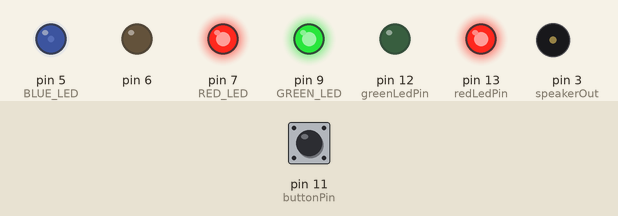
Simulated run of this sketch. Board: Arduino Uno, built with avr-gcc and run on an emulated ATmega328P. On the bench: output pins drawn as LEDs (lit = HIGH), buzzer (waves = sounding). Dashed ring = blinking. The test bench sets the inputs (shaded band); at power-on: pin 11 (buttonPin) HIGH. Random numbers use the default seed unless the sketch sets one; pins used as bus, display or sensor lines are not drawn; what the sketch prints to the serial monitor is not drawn.

Above: at 1.2 s.
1.3 s: pin 11 (buttonPin) pulled LOW for 3.2 s
At 3.1 s:
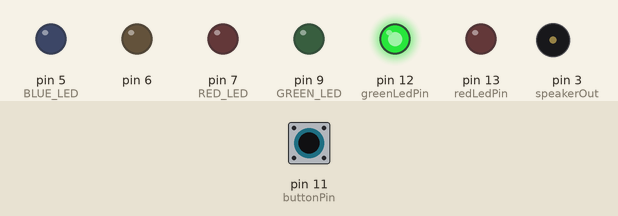
6.4 s: pin 11 (buttonPin) pulled LOW for 1 s
At 9.5 s:
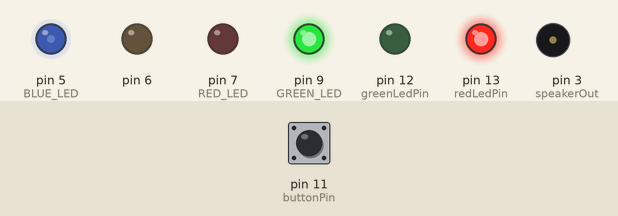
12.4 s: pin 11 (buttonPin) pulled LOW for 0.2 s
At 12.84 s:
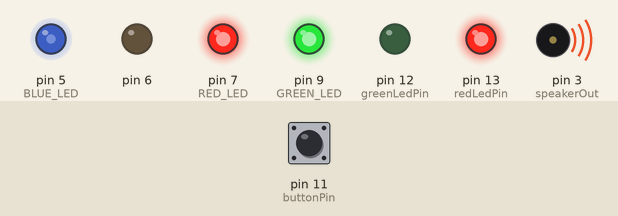
15.6 s: pin 11 (buttonPin) pulled LOW for 0.2 s
At 16.7 s:
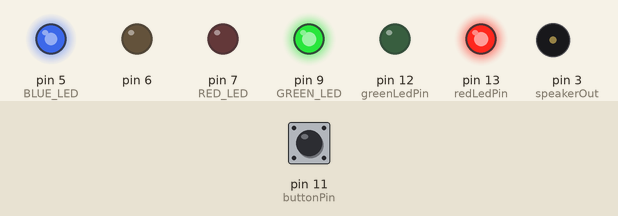
18.8 s: pin 11 (buttonPin) pulsed LOW 5 times (0.12 s each, 0.3 s apart)
At 19.76 s:
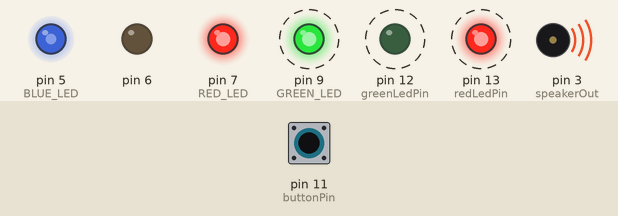
24.8 s: pin 11 (buttonPin) pulled LOW for 1 s
At 26.9 s:
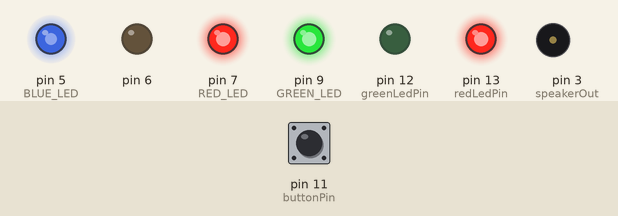
Timing chart, 0 to 46.1 s (numbered marks = the images above; inputs shaded):
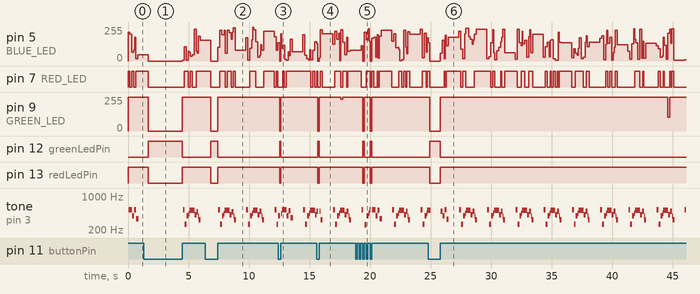

Measured:
- after the input at 1.3 s, pin 9 (GREEN_LED): 255/255 → 0/255 after 0.38 s, → 255/255 2.8 s later; pin 12 (greenLedPin): LOW → HIGH after 0.38 s, → LOW 2.8 s later; pin 13 (redLedPin): HIGH → LOW after 0.38 s, → HIGH 2.8 s later
- after the input at 6.4 s, pin 9 (GREEN_LED): 255/255 → 0/255 after 0.43 s, → 255/255 0.57 s later; pin 12 (greenLedPin): LOW → HIGH after 0.43 s, → LOW 0.57 s later; pin 13 (redLedPin): HIGH → LOW after 0.43 s, → HIGH 0.57 s later
- after the input at 12.4 s, pin 9 (GREEN_LED): 255/255 → 0/255 after 0.15 s, → 255/255 0.05 s later; pin 12 (greenLedPin): LOW → HIGH after 0.15 s, → LOW 0.05 s later; pin 13 (redLedPin): HIGH → LOW after 0.15 s, → HIGH 0.05 s later
- after the input at 15.6 s, pin 12 (greenLedPin): LOW → HIGH after 0.06 s, → LOW 0.14 s later; pin 13 (redLedPin): HIGH → LOW after 0.06 s, → HIGH 0.14 s later
- after the input at 18.8 s, pin 9 (GREEN_LED): alternates 255/255 for 0.49 s and 0/255 for 0.11 s, 4 changes in all, then stays 255/255, starting after 0.61 s; pin 12 (greenLedPin): alternates HIGH for 0.11 s and LOW for 0.49 s, 4 changes in all, then stays LOW, starting after 0.61 s
- after the input at 24.8 s, pin 12 (greenLedPin): LOW → HIGH after 0.15 s, → LOW 0.85 s later; pin 13 (redLedPin): HIGH → LOW after 0.15 s, → HIGH 0.85 s later
- by itself, tone on pin 3 (speakerOut): plays 487 Hz for 0.16 s, 390 Hz for 0.16 s, 520 Hz for 0.16 s, 333 Hz for 0.16 s, 520 Hz for 0.16 s, 260 Hz for 0.16 s … (77 notes in this stretch)

The sketch:

RaveFridge.ino
```cpp
int RED_LED = 7;
int BLUE_LED = 5;
int GREEN_LED = 9;

int brightness = 255;
int gBright = 0;
int rBright = 0;
int bBright = 0;

int fadeSpeed = 5;

int buttonPin = 11;// the number of the pushbutton pin
int greenLedPin = 12;
int redLedPin = 13; // the number of the LED pin

int speakerOut = 3;

// variables will change:
int buttonState = 0; // variable for reading the pushbutton status

bool lightsOn = false;

//Tones
#define c 3830    // 261 Hz
#define d 3400    // 294 Hz
#define e 3038    // 329 Hz
#define f 2864    // 349 Hz
#define g 2550    // 392 Hz
#define a 2272    // 440 Hz
#define b 2028    // 493 Hz
#define C 1912    // 523 Hz
// Define a special note, 'R', to represent a rest
#define  R     0

int melody[] = {  C,  b,  g,  C,  b,   e,  R,  C,  c,  g, a, C };
int beats[]  = { 16, 16, 16,  8,  8,  16, 32, 16, 16, 16, 8, 8 };
int MAX_COUNT = sizeof(melody) / 2; // Melody length, for looping.

// Set overall tempo
long tempo = 10000;
// Set length of pause between notes
int pause = 50;
// Loop variable to increase Rest length
int rest_count = 100; //<-BLETCHEROUS HACK; See NOTES

// Initialize core variables
int tone_ = 0;
int beat = 0;
long duration  = 0;

int iLoopCount = 0;

void playTone() {
  long elapsed_time = 0;
  if (tone_ > 0) { // if this isn't a Rest beat, while the tone has
    //  played less long than 'duration', pulse speaker HIGH and LOW
    while (elapsed_time < duration) {

      digitalWrite(speakerOut,HIGH);
      delayMicroseconds(tone_ / 2);

      // DOWN
      digitalWrite(speakerOut, LOW);
      delayMicroseconds(tone_ / 2);

      // Keep track of how long we pulsed
      elapsed_time += (tone_);
    }
  }
  else { // Rest beat; loop times delay
    for (int j = 0; j < rest_count; j++) { // See NOTE on rest_count
      delayMicroseconds(duration);
    }
  }
}


//void TurnOn() {
//   lightsOn = true;
//  if(brightness < 256){
//   //for (int i = 0; i < 256; i++) {
//       analogWrite(RED_LED, rBright);
//       rBright +=1;
//       delay(fadeSpeed);
//   //}
//
//   //for (int i = 0; i < 256; i++) {
//       analogWrite(BLUE_LED, bBright);
//       bBright += 1;
//       delay(fadeSpeed);
//   //}
//
//   //for (int i = 0; i < 256; i++) {
//       analogWrite(GREEN_LED, gBright);
//       gBright +=1;
//       delay(fadeSpeed);
//       brightness += 1;
//  }
//
//   //}
//}

//void TurnOff() {
//  lightsOn = false;
//   //for (int i = 0; i < 256; i++) {
//   if(brightness > 0){
//       analogWrite(GREEN_LED, brightness);
//       analogWrite(RED_LED, brightness);
//       analogWrite(BLUE_LED, brightness);
//
//       brightness -= 1;
//       delay(fadeSpeed);
//   }
//   //}
//}

void TurnOff(){
  analogWrite(GREEN_LED, 0);
  analogWrite(RED_LED, 0);
  analogWrite(BLUE_LED, 0);
}

void SongMethod(int i){
  tone_ = melody[i];
  beat = beats[i];

  duration = beat * tempo; // Set up timing

  playTone();
  // A pause between notes...
  iLoopCount++;
  delayMicroseconds(pause);

}


void RandomFlash(){
  int gLed = random();
  int rLed = random();
  int bLed = random();

  analogWrite(GREEN_LED, gLed);
  analogWrite(RED_LED, rLed);
  analogWrite(BLUE_LED, bLed);

  //tone(speakerOut, 1000);

  SongMethod(iLoopCount);


}

void setup() {
  // put your setup code here, to run once:
  pinMode(GREEN_LED, OUTPUT);
  pinMode(RED_LED, OUTPUT);
  pinMode(BLUE_LED, OUTPUT);

  pinMode(redLedPin, OUTPUT);
  pinMode(greenLedPin, OUTPUT);
  pinMode(buttonPin, INPUT);

  pinMode(speakerOut, OUTPUT);
  pinMode(6, OUTPUT);


  Serial.begin(9600);
  //while(true){
   //TurnOn();
   //delay(5000);
   //TurnOff();
  //}
}

void loop() {
  Serial.println(brightness);
  if(MAX_COUNT == iLoopCount){
    iLoopCount = 0;
  }
  // read the state of the pushbutton value:
  buttonState = digitalRead(buttonPin);
  // check if the pushbutton is pressed.
  // if it is, the buttonState is LOW:
  if (buttonState == LOW) {
    // turn LED on:
    digitalWrite(greenLedPin, HIGH);
    digitalWrite(redLedPin, LOW);
    //if(!lightsOn){

      TurnOff();
    //}
  } else {
    // turn LED off:
    digitalWrite(redLedPin, HIGH);
    digitalWrite(greenLedPin, LOW);
    //if(lightsOn){
      RandomFlash();
    //}
  }
}
```
